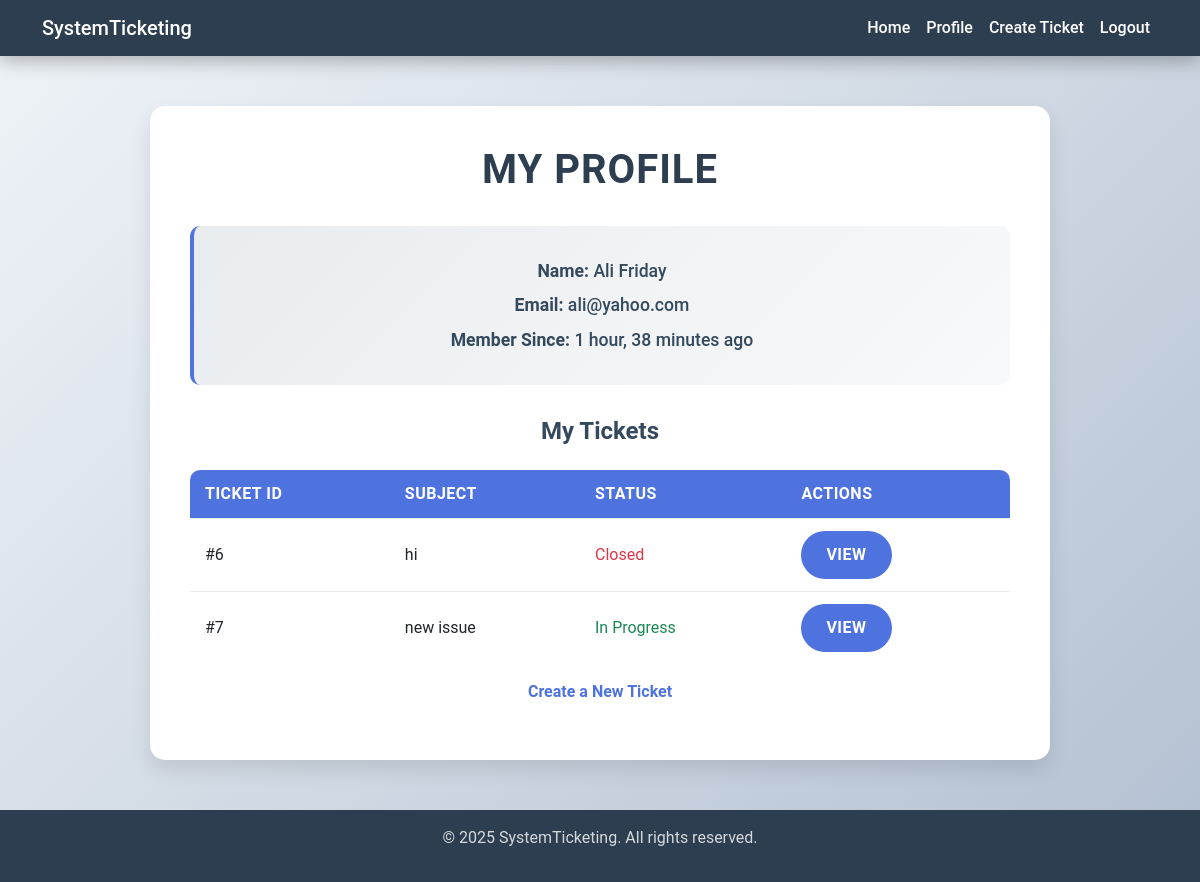
Page /profile/ali/ (signed in) on the committed database.
### ticket/models.py (models this page shows, shortened)
class TimeStampedModel(models.Model):
    created_at = models.DateTimeField(auto_now_add=True)
    updated_at = models.DateTimeField(auto_now=True)
    class Meta:
        abstract = True

class Ticket(TimeStampedModel):
    subject = models.CharField(max_length=200)
    description = models.TextField()
    user = models.ForeignKey(User, on_delete=models.CASCADE, related_name='user_ticket')
    file = models.FileField(upload_to='tickets/%Y/%m/%d', null=True, blank=True)
    status = models.CharField(max_length=50, choices=STARTS_CHOICES, default='Open')
    def get_absolute_url(self):
        return reverse('ticket:ticket-detail', kwargs={'ticket_id': self.pk})

### home/views.py (the view)
# urls.py: path('profile/<username>/', views.ProfileView.as_view(), name='profile'),
class ProfileView(LoginRequiredMixin, TemplateView):
    template_name = 'users/profile.html'
    model = User
    def setup(self, request, *args, **kwargs):
        super().setup(request, *args, **kwargs)
        self.user_instance = get_object_or_404(User, username=kwargs.get('username'))
    def dispatch(self, request, *args, **kwargs):
        if self.request.user != self.user_instance:
            return redirect('home:home')
        return super().dispatch(request, *args, **kwargs)
    def get_context_data(self, **kwargs):
        contex = super().get_context_data(**kwargs)
        contex['user'] = self.user_instance
        contex['user_ticket'] = Ticket.objects.filter(user=self.user_instance)
        return contex

### home/templates/users/profile.html
{% extends 'main.html' %}
{% block main %}
    <div class="content">
        <div class="profile-card">
            <h2>My Profile</h2>
            <div class="user-info">
                <p><strong>Name:</strong> {{ user.first_name|capfirst }} {{ user.last_name|capfirst }}</p>
                <p><strong>Email:</strong> {{ user.email }}</p>
                <p><strong>Member Since:</strong> {{ user.date_joined|timesince }} ago </p>
            </div>
            <h3 style="color: #34495e; text-align: center; margin-bottom: 1.5rem; font-size: 1.5rem; font-weight: 600;">
                My Tickets</h3>
            <table class="ticket-table">
                <thead>
                <tr>
                    <th>Ticket ID</th>
                    <th>Subject</th>
                    <th>Status</th>
                    <th>Actions</th>
                </tr>
                </thead>
                <tbody>
                {% for ticket in user_ticket %}
                    <tr>
                        <td>#{{ ticket.id }}</td>
                        <td>{{ ticket.subject }}</td>
                        {% if ticket.status == "Closed" %}
                            <td class=" text-danger">{{ ticket.status }}</td>
                        {% else %}
                            <td class="text-success">{{ ticket.status }}</td>
                        {% endif %}
                        <td>
                            <a href="{{ ticket.get_absolute_url }}" class="btn btn-primary btn-sm">View</a>
                        </td>
                    </tr>
                {% endfor %}
                </tbody>
            </table>
            <p class="text-center mt-3">
                <a href="{% url 'ticket:ticket-create' %}">Create a New Ticket</a>
            </p>
        </div>
    </div>
{% endblock %}

### rows in the picture
Ticket: id "6", subject "hi", status "Closed"
Ticket: id "7", subject "new issue", status "In Progress"

### other values in the picture
{{ user.first_name|capfirst }} "Ali"
{{ user.last_name|capfirst }} "Friday"
{{ user.email }} "ali@yahoo.com"
{{ user.date_joined|timesince }} "1 hour, 38 minutes"
